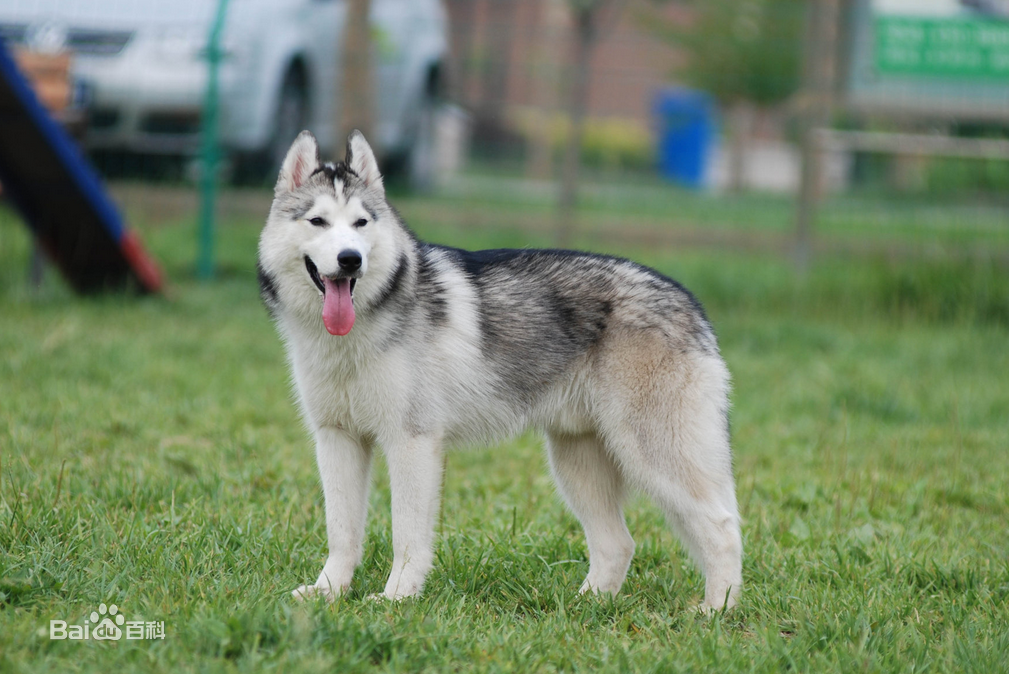
#> input picture 数据算法/gou.jpg, 1009 x 674 px, found by its file name
$ python '傅里叶.py'
#> lines starting #> are read from the running program, lines starting #| are printed output that depends on the picture
import numpy as np
#fft傅里叶装换， ifft傅里叶反装换
from numpy.fft import fft, ifft
from PIL import Image

gou = Image.open("F:\python项目\自然语言处理\gou.jpg")
#> gou is the input picture: PIL image 1009x674 RGBA; mean R, G, B, A 116.9, 134, 104, 255
#gou.show()

gou_data = np.fromstring(gou.tobytes(), dtype=np.int8) #0-255 int8最大是128(超过就是负数)， int16=128*128太大
#print(gou_data)#[-70 -52 -37 ... 126  76  -1]
#print(len(gou_data)) #print(len(gou_data))

#将真是的数据装换成 - 频域
gou_fft = fft(gou_data)
#[29904280.               +0.j          6864831.1978689 -27740460.7281791j
#  2592712.30156177+16641319.50530075j ...
# -5547041.56230945 -1912417.86034378j  2592712.30156172-16641319.50530076j
#  6864831.197869  +27740460.72817908j]
#  j虚数
#print(gou_fft)


#滤波---
#去掉低频的波---低频代表变化不大,高频是陡变 --轮廓
#np.where(np.abs(gou_fft) < 1e10, 0, gou_fft) #0替换小于1e5（100000）data的绝对值 的值

gou_fft[np.where(np.abs(gou_fft) < 1e5)] = 0


#傅里叶反装
gou_ifft = ifft(gou_fft)
#print(gou_ifft)
gou_data_ifft = np.real(gou_ifft) #获取实数
#print(gou_data_ifft)
gou_1 = np.int8(gou_data_ifft)
#print(gou_1)

gou_jpg = Image.frombytes(data=gou_1, size=gou.size, mode=gou.mode)
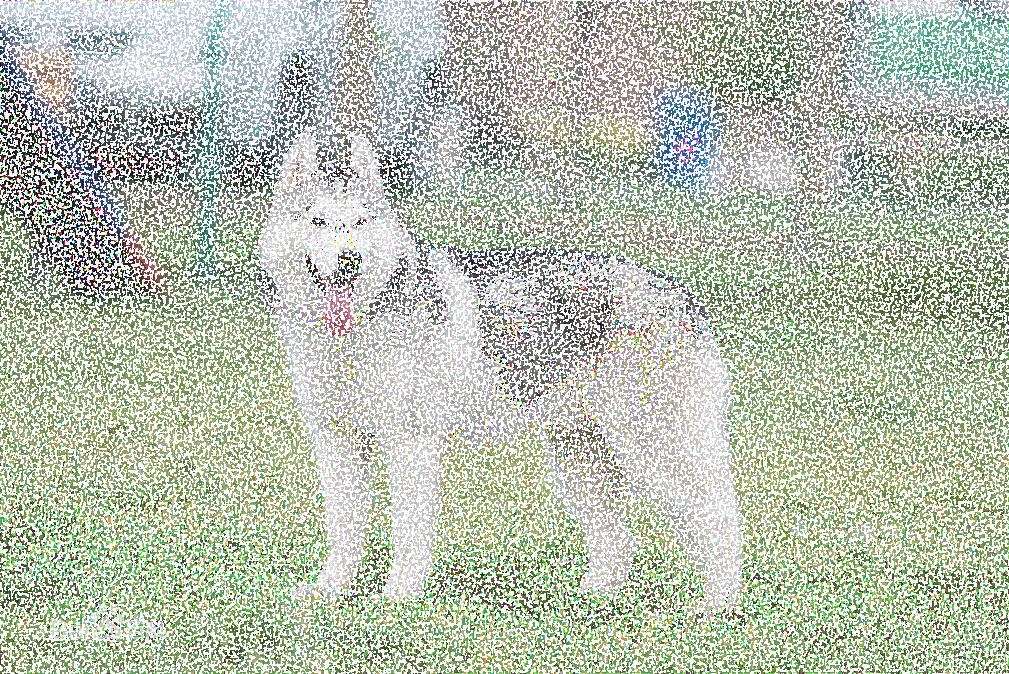
#> gou_jpg: PIL image 1009x674 RGBA; mean R, G, B, A 116.4, 135.3, 103.8, 126.7; transparent parts drawn white
gou_jpg.show()
